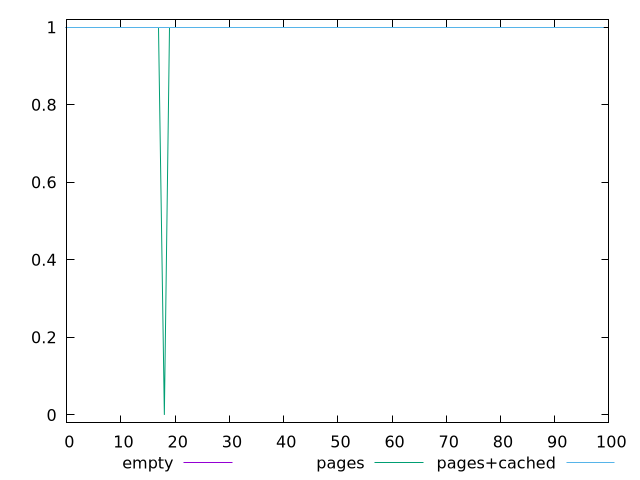

This chart was generated by the following gnuplot code:
$_empty <<EOF
1
1
1
1
1
1
1
1
1
1
1
1
1
1
1
1
1
1
1
1
1
1
1
1
1
1
1
1
1
1
1
1
1
1
1
1
1
1
1
1
1
1
1
1
1
1
1
1
1
1
1
1
1
1
1
1
1
1
1
1
1
1
1
1
1
1
1
1
1
1
1
1
1
1
1
1
1
1
1
1
1
1
1
1
1
1
1
1
1
1
1
1
1
1
1
1
1
1
1
1
EOF
$_pages <<EOF
1
1
1
1
1
1
1
1
1
1
1
1
1
1
1
1
1
1
0
1
1
1
1
1
1
1
1
1
1
1
1
1
1
1
1
1
1
1
1
1
1
1
1
1
1
1
1
1
1
1
1
1
1
1
1
1
1
1
1
1
1
1
1
1
1
1
1
1
1
1
1
1
1
1
1
1
1
1
1
1
1
1
1
1
1
1
1
1
1
1
1
1
1
1
1
1
1
1
1
1
EOF
$_pagesCached <<EOF
1
1
1
1
1
1
1
1
1
1
1
1
1
1
1
1
1
1
1
1
1
1
1
1
1
1
1
1
1
1
1
1
1
1
1
1
1
1
1
1
1
1
1
1
1
1
1
1
1
1
1
1
1
1
1
1
1
1
1
1
1
1
1
1
1
1
1
1
1
1
1
1
1
1
1
1
1
1
1
1
1
1
1
1
1
1
1
1
1
1
1
1
1
1
1
1
1
1
1
1
EOF
set key outside below
set terminal pngcairo
set output "report_00005_2020-11-02T22-26-11.212Z/legacy-javascript/legacy-javascript_empty_pages_pages+cached.png"
set yrange [-0.02:1.02]
plot $_empty title "empty" with line ,$_pages title "pages" with line ,$_pagesCached title "pages+cached" with line ,
